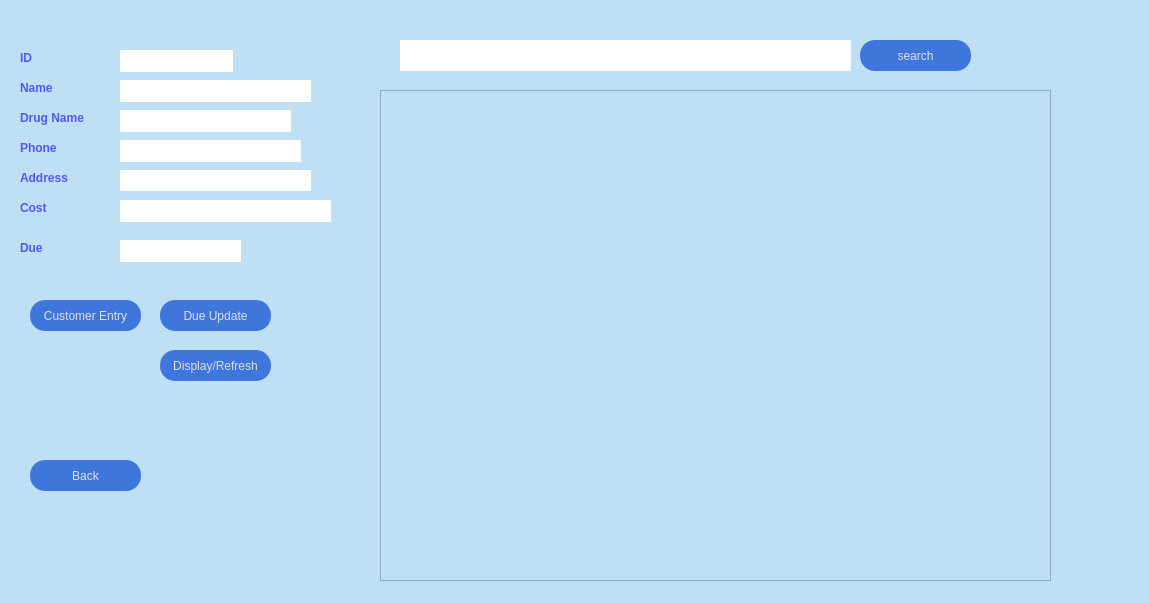
<?xml version="1.0" encoding="UTF-8"?>
<ui version="4.0">
 <class>regular</class>
 <widget class="QDialog" name="regular">
  <property name="geometry">
   <rect>
    <x>0</x>
    <y>0</y>
    <width>1149</width>
    <height>603</height>
   </rect>
  </property>
  <property name="windowTitle">
   <string>Regular Customer</string>
  </property>
  <property name="styleSheet">
   <string notr="true">background-color: #bfe0f4;</string>
  </property>
  <widget class="QPushButton" name="pushButton_back">
   <property name="geometry">
    <rect>
     <x>30</x>
     <y>460</y>
     <width>111</width>
     <height>31</height>
    </rect>
   </property>
   <property name="styleSheet">
    <string notr="true">QPushButton{
background:#3f76dc;
border-radius:15px;
color:rgb(223, 223, 223);
}
QPushButton:hover{
color:red;
border-radius:15px;
background:#333;

}</string>
   </property>
   <property name="text">
    <string>Back</string>
   </property>
  </widget>
  <widget class="QLabel" name="label">
   <property name="geometry">
    <rect>
     <x>20</x>
     <y>50</y>
     <width>55</width>
     <height>16</height>
    </rect>
   </property>
   <property name="font">
    <font>
     <weight>75</weight>
     <bold>true</bold>
    </font>
   </property>
   <property name="styleSheet">
    <string notr="true">background:transparent;
border:none;
color:rgb(85, 85, 255);
border-bottum: 1px #ffffff</string>
   </property>
   <property name="text">
    <string>ID</string>
   </property>
  </widget>
  <widget class="QLabel" name="label_2">
   <property name="geometry">
    <rect>
     <x>20</x>
     <y>80</y>
     <width>55</width>
     <height>16</height>
    </rect>
   </property>
   <property name="font">
    <font>
     <weight>75</weight>
     <bold>true</bold>
    </font>
   </property>
   <property name="styleSheet">
    <string notr="true">background:transparent;
border:none;
color:rgb(85, 85, 255);
border-bottum: 1px #ffffff</string>
   </property>
   <property name="text">
    <string>Name</string>
   </property>
  </widget>
  <widget class="QLabel" name="label_3">
   <property name="geometry">
    <rect>
     <x>20</x>
     <y>110</y>
     <width>91</width>
     <height>16</height>
    </rect>
   </property>
   <property name="font">
    <font>
     <weight>75</weight>
     <bold>true</bold>
    </font>
   </property>
   <property name="styleSheet">
    <string notr="true">background:transparent;
border:none;
color:rgb(85, 85, 255);
border-bottum: 1px #ffffff</string>
   </property>
   <property name="text">
    <string>Drug Name</string>
   </property>
  </widget>
  <widget class="QLabel" name="label_4">
   <property name="geometry">
    <rect>
     <x>20</x>
     <y>140</y>
     <width>55</width>
     <height>16</height>
    </rect>
   </property>
   <property name="font">
    <font>
     <weight>75</weight>
     <bold>true</bold>
    </font>
   </property>
   <property name="styleSheet">
    <string notr="true">background:transparent;
border:none;
color:rgb(85, 85, 255);
border-bottum: 1px #ffffff</string>
   </property>
   <property name="text">
    <string>Phone </string>
   </property>
  </widget>
  <widget class="QLabel" name="label_5">
   <property name="geometry">
    <rect>
     <x>20</x>
     <y>170</y>
     <width>55</width>
     <height>16</height>
    </rect>
   </property>
   <property name="font">
    <font>
     <weight>75</weight>
     <bold>true</bold>
    </font>
   </property>
   <property name="styleSheet">
    <string notr="true">background:transparent;
border:none;
color:rgb(85, 85, 255);
border-bottum: 1px #ffffff</string>
   </property>
   <property name="text">
    <string>Address</string>
   </property>
  </widget>
  <widget class="QLabel" name="label_6">
   <property name="geometry">
    <rect>
     <x>20</x>
     <y>200</y>
     <width>55</width>
     <height>16</height>
    </rect>
   </property>
   <property name="font">
    <font>
     <weight>75</weight>
     <bold>true</bold>
    </font>
   </property>
   <property name="styleSheet">
    <string notr="true">background:transparent;
border:none;
color:rgb(85, 85, 255);
border-bottum: 1px #ffffff</string>
   </property>
   <property name="text">
    <string>Cost</string>
   </property>
  </widget>
  <widget class="QLabel" name="label_7">
   <property name="geometry">
    <rect>
     <x>20</x>
     <y>240</y>
     <width>55</width>
     <height>16</height>
    </rect>
   </property>
   <property name="font">
    <font>
     <weight>75</weight>
     <bold>true</bold>
    </font>
   </property>
   <property name="styleSheet">
    <string notr="true">background:transparent;
border:none;
color:rgb(85, 85, 255);
border-bottum: 1px #ffffff</string>
   </property>
   <property name="text">
    <string>Due</string>
   </property>
  </widget>
  <widget class="QLineEdit" name="lineEdit_id">
   <property name="geometry">
    <rect>
     <x>120</x>
     <y>50</y>
     <width>113</width>
     <height>22</height>
    </rect>
   </property>
   <property name="styleSheet">
    <string notr="true">background-color: rgb(255, 255, 255);
border:none</string>
   </property>
  </widget>
  <widget class="QLineEdit" name="lineEdit_name">
   <property name="geometry">
    <rect>
     <x>120</x>
     <y>80</y>
     <width>191</width>
     <height>22</height>
    </rect>
   </property>
   <property name="styleSheet">
    <string notr="true">background-color: rgb(255, 255, 255);
border:none</string>
   </property>
  </widget>
  <widget class="QLineEdit" name="lineEdit_dname">
   <property name="geometry">
    <rect>
     <x>120</x>
     <y>110</y>
     <width>171</width>
     <height>22</height>
    </rect>
   </property>
   <property name="styleSheet">
    <string notr="true">background-color: rgb(255, 255, 255);
border:none</string>
   </property>
  </widget>
  <widget class="QLineEdit" name="lineEdit_phone">
   <property name="geometry">
    <rect>
     <x>120</x>
     <y>140</y>
     <width>181</width>
     <height>22</height>
    </rect>
   </property>
   <property name="styleSheet">
    <string notr="true">background-color: rgb(255, 255, 255);
border:none</string>
   </property>
  </widget>
  <widget class="QLineEdit" name="lineEdit_address">
   <property name="geometry">
    <rect>
     <x>120</x>
     <y>170</y>
     <width>191</width>
     <height>21</height>
    </rect>
   </property>
   <property name="styleSheet">
    <string notr="true">background-color: rgb(255, 255, 255);
border:none</string>
   </property>
  </widget>
  <widget class="QLineEdit" name="lineEdit_cost">
   <property name="geometry">
    <rect>
     <x>120</x>
     <y>200</y>
     <width>211</width>
     <height>22</height>
    </rect>
   </property>
   <property name="styleSheet">
    <string notr="true">background-color: rgb(255, 255, 255);
border:none</string>
   </property>
  </widget>
  <widget class="QLineEdit" name="lineEdit_due">
   <property name="geometry">
    <rect>
     <x>120</x>
     <y>240</y>
     <width>121</width>
     <height>22</height>
    </rect>
   </property>
   <property name="styleSheet">
    <string notr="true">background-color: rgb(255, 255, 255);
border:none</string>
   </property>
  </widget>
  <widget class="QPushButton" name="pushButton_back_2">
   <property name="geometry">
    <rect>
     <x>30</x>
     <y>300</y>
     <width>111</width>
     <height>31</height>
    </rect>
   </property>
   <property name="styleSheet">
    <string notr="true">QPushButton{
background:#3f76dc;
border-radius:15px;
color:rgb(223, 223, 223);
}
QPushButton:hover{
color:red;
border-radius:15px;
background:#333;

}</string>
   </property>
   <property name="text">
    <string>Customer Entry</string>
   </property>
  </widget>
  <widget class="QPushButton" name="pushButton_back_3">
   <property name="geometry">
    <rect>
     <x>160</x>
     <y>300</y>
     <width>111</width>
     <height>31</height>
    </rect>
   </property>
   <property name="styleSheet">
    <string notr="true">QPushButton{
background:#3f76dc;
border-radius:15px;
color:rgb(223, 223, 223);
}
QPushButton:hover{
color:red;
border-radius:15px;
background:#333;

}</string>
   </property>
   <property name="text">
    <string>Due Update</string>
   </property>
  </widget>
  <widget class="QPushButton" name="pushButton_back_4">
   <property name="geometry">
    <rect>
     <x>160</x>
     <y>350</y>
     <width>111</width>
     <height>31</height>
    </rect>
   </property>
   <property name="styleSheet">
    <string notr="true">QPushButton{
background:#3f76dc;
border-radius:15px;
color:rgb(223, 223, 223);
}
QPushButton:hover{
color:red;
border-radius:15px;
background:#333;

}</string>
   </property>
   <property name="text">
    <string>Display/Refresh</string>
   </property>
  </widget>
  <widget class="QTableView" name="tableView">
   <property name="geometry">
    <rect>
     <x>380</x>
     <y>90</y>
     <width>671</width>
     <height>491</height>
    </rect>
   </property>
  </widget>
  <widget class="QLineEdit" name="lineEdit_search">
   <property name="geometry">
    <rect>
     <x>400</x>
     <y>40</y>
     <width>451</width>
     <height>31</height>
    </rect>
   </property>
   <property name="styleSheet">
    <string notr="true">background-color: rgb(255, 255, 255);
border:none</string>
   </property>
  </widget>
  <widget class="QPushButton" name="pushButton_search">
   <property name="geometry">
    <rect>
     <x>860</x>
     <y>40</y>
     <width>111</width>
     <height>31</height>
    </rect>
   </property>
   <property name="styleSheet">
    <string notr="true">QPushButton{
background:#3f76dc;
border-radius:15px;
color:rgb(223, 223, 223);
}
QPushButton:hover{
color:red;
border-radius:15px;
background:#333;

}</string>
   </property>
   <property name="text">
    <string>search</string>
   </property>
  </widget>
 </widget>
 <resources/>
 <connections/>
</ui>
